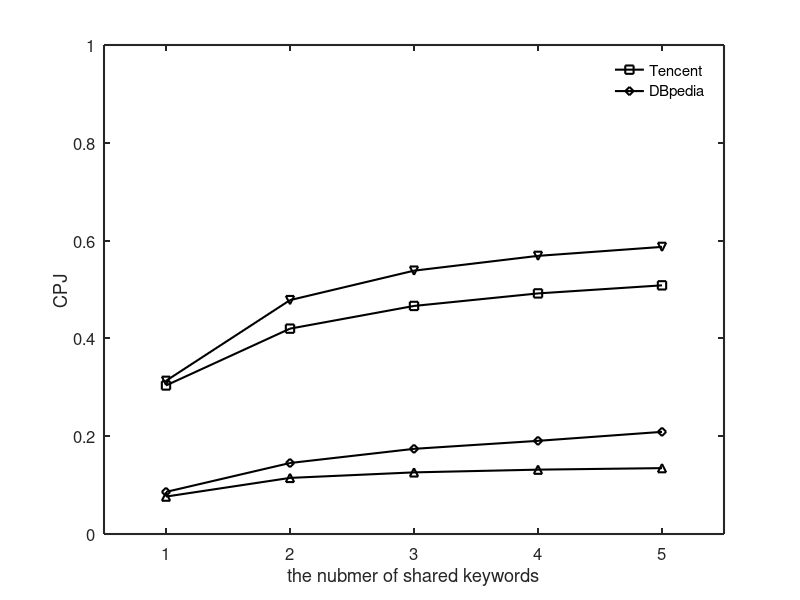

Write the MATLAB code that produced this figure.
set(gcf,'color',[1, 1, 1]);
set(gcf,'unit','centimeters','position',[10 5 9 6]);

x=[1, 2, 3, 4, 5];
y1 = [0.076526039	0.114718082	0.12603187	0.131604134	0.134709966];
y2 = [0.313252851	0.478296782	0.538520429	0.568779084	0.58713628];
y3 = [0.303758741	0.4199578	0.466376904	0.492000678	0.50850937];
y4 = [0.086023841	0.145185356	0.174150007	0.190502902	0.208888088];

p1= plot(x, y1, '-k^');
hold on;
p2 = plot(x, y2, '-kv');
hold on;
p3 = plot(x, y3, '-ks');
hold on;
p4 = plot(x, y4, '-kd');

xlabel('the nubmer of shared keywords');
ylabel('CPJ');

axis([0.5 5.5 0.0 1.0]);

set(gca, 'xtick', 1:5, 'XTickLabel', {'1','2','3','4','5'});
%leg=legend('Flickr','DBLP','Tencent','DBpedia', 1);
%set(leg,'edgecolor','white');

set(findall(gcf,'type','line'),'linewidth',1.5);
set(gca, 'FontSize', 12);
leg1 = legend([p1, p2],'Flickr','DBLP');
set(leg1,'edgecolor','white');

set(gca, 'LineWidth', 1.5);
ah=axes('position',get(gca,'position'),'visible','off');
set(gca, 'FontSize', 12);
leg2 = legend(ah,[p3, p4],'Tencent','DBpedia');
set(leg2,'edgecolor','white');

set(gca, 'FontSize', 12);
set(get(gca, 'XLabel'), 'FontSize',12);
set(get(gca, 'YLabel'), 'FontSize',12);
set(findall(gcf,'type','line'),'linewidth',1.5);
set(gca, 'LineWidth', 1.5);
%applyhatch(gcf,'/\x') ;
